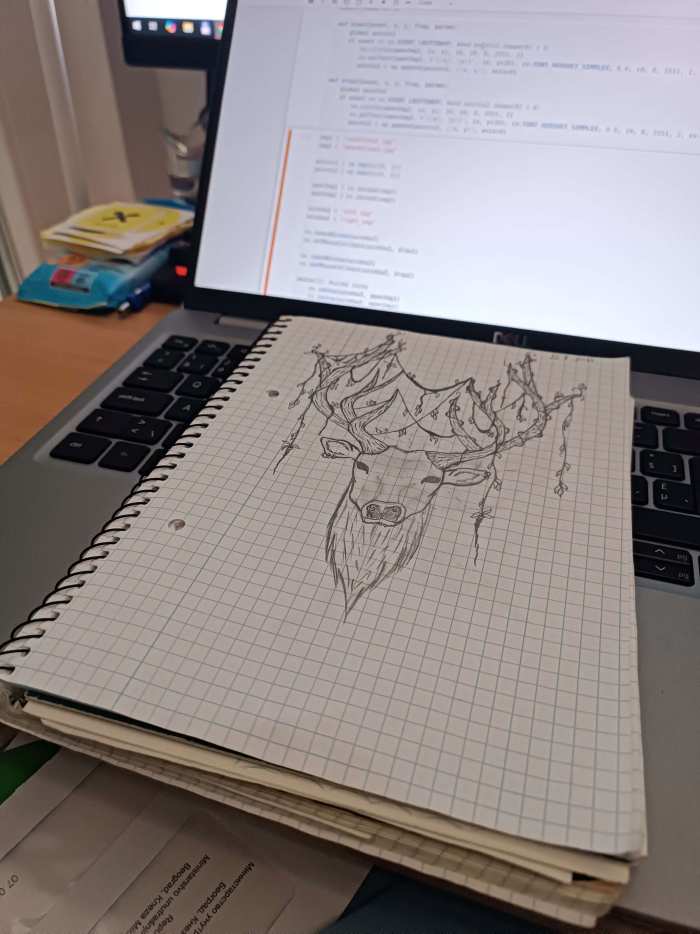
#> input picture Domaci2/crtez.jpg, 2100 x 2800 px (shown at 1/3 size)
$ python uklanjanjeProjektivneDistorzije.py
#> lines starting #> are read from the running program, lines starting #| are printed output that depends on the picture
import cv2 as cv
import sys
import numpy as np
from numpy import linalg as LA

counter = 0
vertices = []

def afinize(x):
    return x/x[-1]


# [61 lines left out: functions normMatrix, DLT, DLTwithNormalization, draw, not called in this run]


img = cv.imread('crtez.jpg')
#> img is the input picture: shape (2800, 2100, 3); mean B, G, R 132.2, 132.8, 140.9
img = cv.resize(img, (0, 0), fx = 0.2, fy = 0.2)
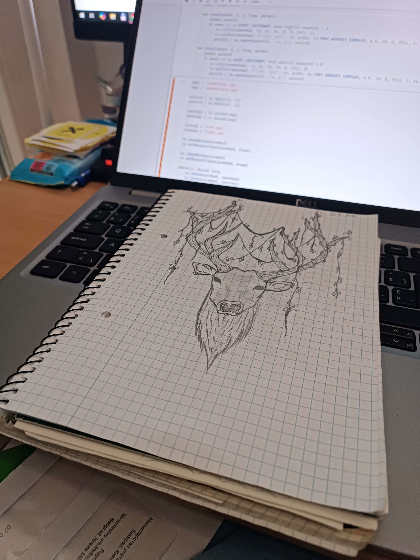
#> img: shape (560, 420, 3); mean B, G, R 132.2, 132.8, 140.9

if img is None:
    sys.exit("Nije moguce otvoriti sliku")

cv.namedWindow("Display")
cv.setMouseCallback("Display", draw)

cv.namedWindow("Display2")

transformed = False

while 1:
    cv.imshow('Display', img)

    if transformed:
        cv.imshow('Display2', output)

    if counter == 4:
        if not transformed:
            a,b,c,d = vertices[0], vertices[1], vertices[2], vertices[3]
            ad = np.sqrt((a[0] - d[0])**2 + (a[1] - d[1])**2)
            bc = np.sqrt((b[0] - c[0])**2 + (b[1] - c[1])**2)
            width = int((ad + bc) / 2)

            ab = np.sqrt((a[0] - b[0])**2 + (a[1] - b[1])**2)
            cd = np.sqrt((c[0] - d[0])**2 + (c[1] - d[1])**2)
            height = int((ab + cd) / 2)

            final = np.array([[0, 0], [0, height], [width, height], [width,0]])
            vertices = [np.append(x, 1) for x in vertices]
            final = [np.append(x, 1) for x in final]
            transformation = DLTwithNormalization(np.array(vertices), final)

            output = cv.warpPerspective(img, transformation, (width, height), flags=cv.INTER_LINEAR)
            transformed = True

    if cv.waitKey(20) & 0xFF == 27:
#> (key Esc is pressed here)
        break

cv.destroyAllWindows()

$ run again, with Domaci2/1.jpg copied over Domaci2/crtez.jpg
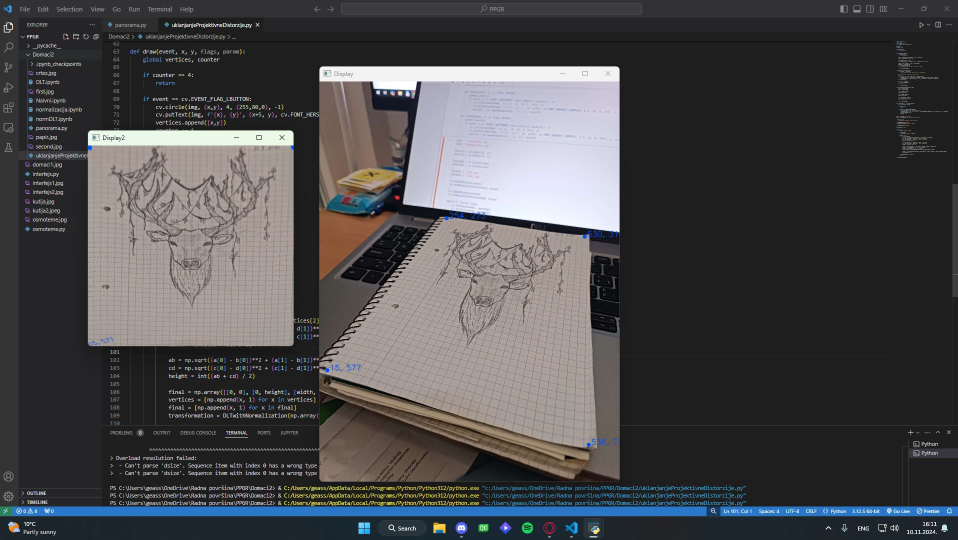
#> input picture Domaci2/1.jpg, 1916 x 1079 px (shown at 1/2 size)
#> img is the input picture: shape (1079, 1916, 3); mean B, G, R 74.6, 73.2, 73.8
#> `img = cv.resize(img, (0, 0), fx = 0.2, fy = 0.2)`:
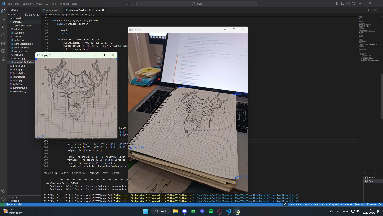
#> img: shape (216, 383, 3); mean B, G, R 74.4, 73, 73.6
